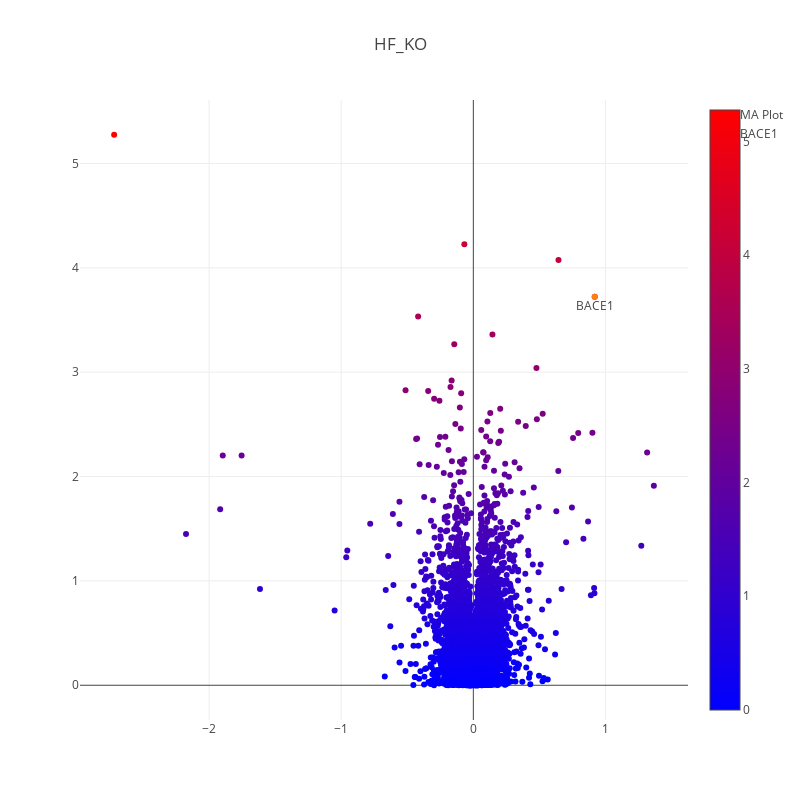

Here is the notebook cell this chart was saved with:
### Code cell
#interactive plot
trace_1 = go.Scatter(
    x=hippo_df['log2_fc_{}'.format(tag)],
    y=hippo_df['log10_{}_pvalue'.format(tag)],
    mode='markers',
    name='MA Plot',
    text = [df.loc[i]['Fasta headers'].split('|')[2].split(';')[0].split(' ')[0] for i in hippo_df.index.values],
    hoverinfo = 'text',
    marker=dict(
        #size=16,
        color = hippo_df['log10_{}_pvalue'.format(tag)], #set color equal to a variable
        colorscale='Bluered',
        showscale=True
    )
)


annot_1 = go.Scatter(
    x=[hippo_df.loc[bace_index]['log2_fc_{}'.format(tag)]],
    y=[hippo_df.loc[bace_index]['log10_{}_pvalue'.format(tag)]],
    mode='markers+text',
    name='BACE1',
    text=['BACE1'],
    textposition='bottom center'
)

layout = dict(title=tag,
             width=800,
             height=800,
              
             )
             

fig = go.Figure(data=[trace_1,annot_1], 
                layout=layout)
iplot(fig, filename='test')

### Figure 1 — Plotly figure (JSON) as saved in the notebook; plotly's stock layout.template omitted (floating-point values rounded to 4 significant figures; data arrays with more than 128 entries replaced by an {"elided": "..."} marker saying what was removed)
{"data": [{"hoverinfo": "text", "marker": {"color": {"elided": "7046 float values"}, "colorscale": "Bluered", "showscale": true}, "mode": "markers", "name": "MA Plot", "text": {"elided": "7046 str values"}, "type": "scatter", "uid": "5040ab10-01a3-4a4c-893b-c7fc26a27f0b", "x": {"elided": "7046 float values"}, "y": {"elided": "7046 float values"}}, {"mode": "markers+text", "name": "BACE1", "text": ["BACE1"], "textposition": "bottom center", "type": "scatter", "uid": "8c443413-ba45-40be-a8d8-2819f38b91e5", "x": [0.9187], "y": [3.723]}], "layout": {"height": 800, "title": {"text": "HF_KO"}, "width": 800}}
